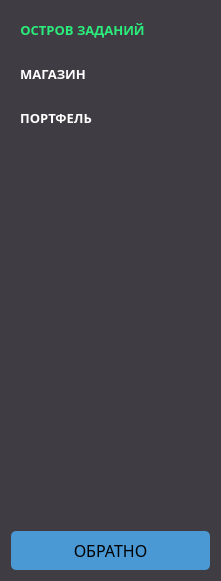
       <widget class="QFrame" name="frame_6">
        <property name="geometry">
         <rect>
          <x>0</x>
          <y>0</y>
          <width>221</width>
          <height>581</height>
         </rect>
        </property>
        <property name="minimumSize">
         <size>
          <width>221</width>
          <height>581</height>
         </size>
        </property>
        <property name="styleSheet">
         <string notr="true">background: #403C43;
border-radius: 5px;</string>
        </property>
        <property name="frameShape">
         <enum>QFrame::Shape::StyledPanel</enum>
        </property>
        <property name="frameShadow">
         <enum>QFrame::Shadow::Raised</enum>
        </property>
        <layout class="QVBoxLayout" name="verticalLayout_11">
         <item>
          <widget class="QFrame" name="frame_10">
           <property name="frameShape">
            <enum>QFrame::Shape::StyledPanel</enum>
           </property>
           <property name="frameShadow">
            <enum>QFrame::Shadow::Raised</enum>
           </property>
           <layout class="QHBoxLayout" name="horizontalLayout_8">
            <item>
             <widget class="QPushButton" name="pushButton">
              <property name="enabled">
               <bool>false</bool>
              </property>
              <property name="font">
               <font>
                <family>Disket Mono</family>
                <pointsize>10</pointsize>
                <bold>true</bold>
               </font>
              </property>
              <property name="cursor">
               <cursorShape>PointingHandCursor</cursorShape>
              </property>
              <property name="styleSheet">
               <string notr="true">background: none;
border: none;
color: #2AED7B;</string>
              </property>
              <property name="text">
               <string>ОСТРОВ ЗАДАНИЙ</string>
              </property>
             </widget>
            </item>
            <item>
             <spacer name="horizontalSpacer_6">
              <property name="orientation">
               <enum>Qt::Orientation::Horizontal</enum>
              </property>
              <property name="sizeHint" stdset="0">
               <size>
                <width>40</width>
                <height>20</height>
               </size>
              </property>
             </spacer>
            </item>
           </layout>
          </widget>
         </item>
         <item>
          <widget class="QFrame" name="frame_9">
           <property name="frameShape">
            <enum>QFrame::Shape::StyledPanel</enum>
           </property>
           <property name="frameShadow">
            <enum>QFrame::Shadow::Raised</enum>
           </property>
           <layout class="QHBoxLayout" name="horizontalLayout_9">
            <item>
             <widget class="QPushButton" name="pushButton_2">
              <property name="enabled">
               <bool>false</bool>
              </property>
              <property name="font">
               <font>
                <family>Disket Mono</family>
                <pointsize>10</pointsize>
                <bold>true</bold>
               </font>
              </property>
              <property name="cursor">
               <cursorShape>PointingHandCursor</cursorShape>
              </property>
              <property name="styleSheet">
               <string notr="true">background: none;
border: none;
color: white;</string>
              </property>
              <property name="text">
               <string>МАГАЗИН</string>
              </property>
             </widget>
            </item>
            <item>
             <spacer name="horizontalSpacer_8">
              <property name="orientation">
               <enum>Qt::Orientation::Horizontal</enum>
              </property>
              <property name="sizeHint" stdset="0">
               <size>
                <width>40</width>
                <height>20</height>
               </size>
              </property>
             </spacer>
            </item>
           </layout>
          </widget>
         </item>
         <item>
          <widget class="QFrame" name="frame_11">
           <property name="frameShape">
            <enum>QFrame::Shape::StyledPanel</enum>
           </property>
           <property name="frameShadow">
            <enum>QFrame::Shadow::Raised</enum>
           </property>
           <layout class="QHBoxLayout" name="horizontalLayout_16">
            <item>
             <widget class="QPushButton" name="pushButton_3">
              <property name="font">
               <font>
                <family>Disket Mono</family>
                <pointsize>10</pointsize>
                <bold>true</bold>
               </font>
              </property>
              <property name="cursor">
               <cursorShape>PointingHandCursor</cursorShape>
              </property>
              <property name="styleSheet">
               <string notr="true">background: none;
border: none;
color: white;</string>
              </property>
              <property name="text">
               <string>ПОРТФЕЛЬ</string>
              </property>
             </widget>
            </item>
            <item>
             <spacer name="horizontalSpacer_7">
              <property name="orientation">
               <enum>Qt::Orientation::Horizontal</enum>
              </property>
              <property name="sizeHint" stdset="0">
               <size>
                <width>40</width>
                <height>20</height>
               </size>
              </property>
             </spacer>
            </item>
           </layout>
          </widget>
         </item>
         <item>
          <spacer name="verticalSpacer_4">
           <property name="orientation">
            <enum>Qt::Orientation::Vertical</enum>
           </property>
           <property name="sizeHint" stdset="0">
            <size>
             <width>20</width>
             <height>40</height>
            </size>
           </property>
          </spacer>
         </item>
         <item>
          <widget class="QPushButton" name="close_island_btn">
           <property name="font">
            <font>
             <family>a_FuturicaBlack</family>
             <pointsize>12</pointsize>
             <bold>false</bold>
            </font>
           </property>
           <property name="cursor">
            <cursorShape>PointingHandCursor</cursorShape>
           </property>
           <property name="styleSheet">
            <string notr="true">padding: 8px 12px;
border-radius: 5px;
background-color: rgb(74, 153, 213);</string>
           </property>
           <property name="text">
            <string>ОБРАТНО</string>
           </property>
          </widget>
         </item>
        </layout>
       </widget>
